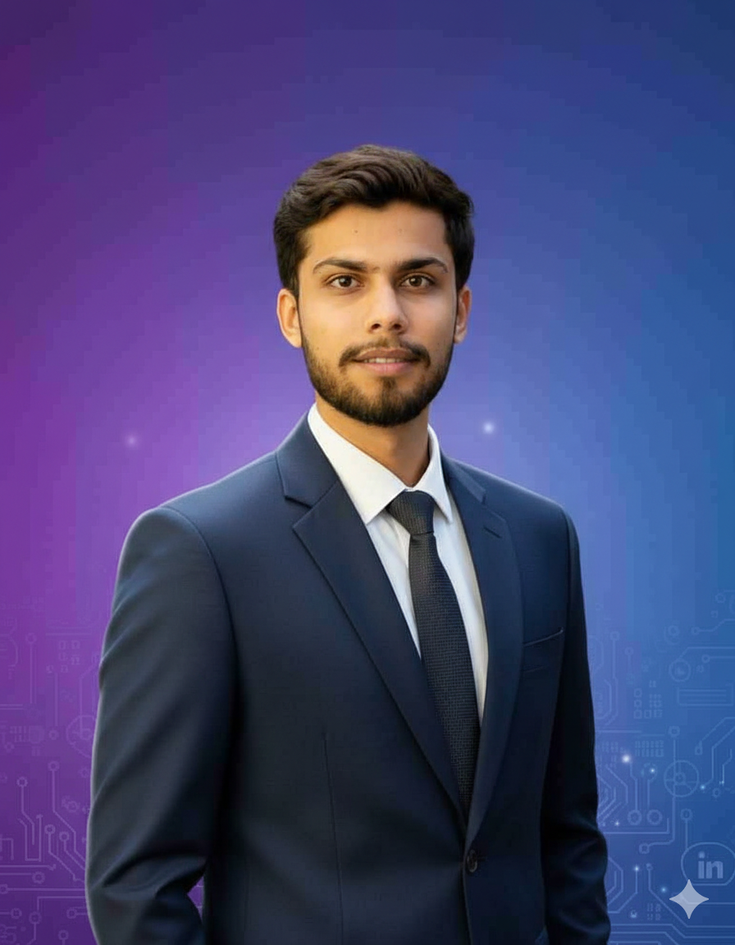
#> input picture assets/profile.png, 735 x 945 px, shrunk from 896 x 1152 before the run, found by its file name
$ python transform_profile.py
#> lines starting #> are read from the running program, lines starting #| are printed output that depends on the picture
import os
from PIL import Image, ImageFilter, ImageChops, ImageEnhance

def transform_image():
    src_path = r"c:\Users\ADMIN\Desktop\Portfolio 2\assets\profile.png"
    dest_path = r"c:\Users\ADMIN\Desktop\Portfolio 2\assets\profile-hero.png"

    if not os.path.exists(src_path):
        print(f"Error: Source image not found at {src_path}")
        return

    print("Loading image...")
    img = Image.open(src_path).convert("RGBA")
#> img is the input picture: PIL image 735x945 RGBA; mean R, G, B, A 70.9, 68.7, 117.3, 255
    width, height = img.size
#> width = 735; height = 945

    # Separate channels
    r, g, b, a = img.split()
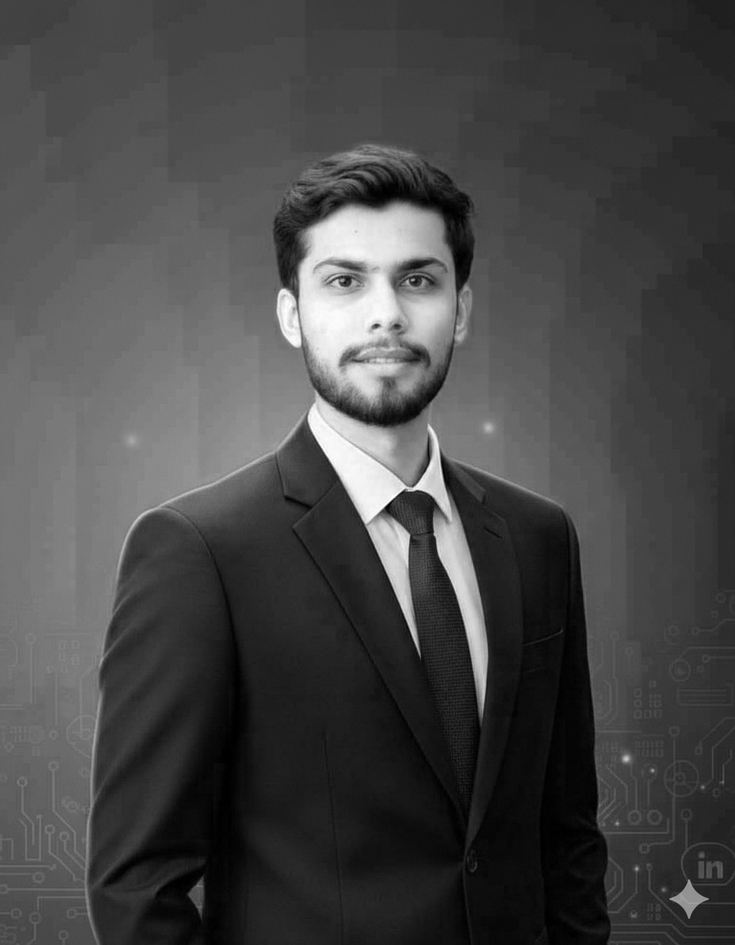
#> r: PIL image 735x945 L; min 0, max 255, mean 70.9
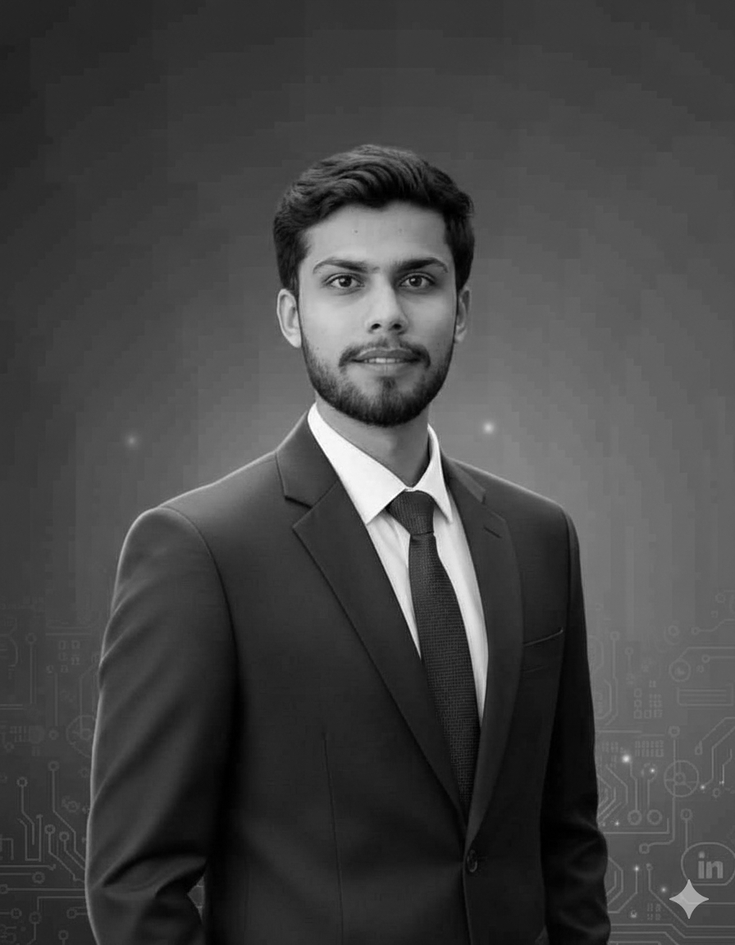
#> g: PIL image 735x945 L; min 0, max 255, mean 68.7
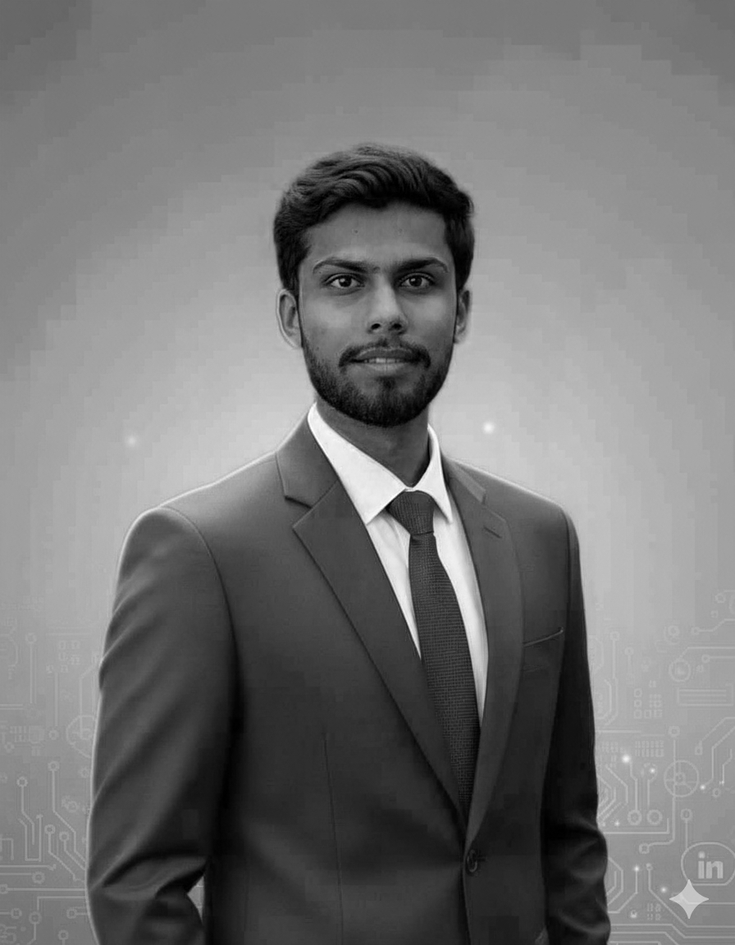
#> b: PIL image 735x945 L; min 0, max 255, mean 117.3
#> a: PIL image 735x945 L; every value is 255

    # 1. Grayscale Conversion (using ITU-R 601-2 luma coefficients)
    print("Converting to grayscale base...")
    l = img.convert("L")

    # Adjust contrast and brightness to ensure deep shadows and clean highlights
    enhancer = ImageEnhance.Contrast(l)
    l_contrast = enhancer.enhance(1.22) # Increase contrast by 22%
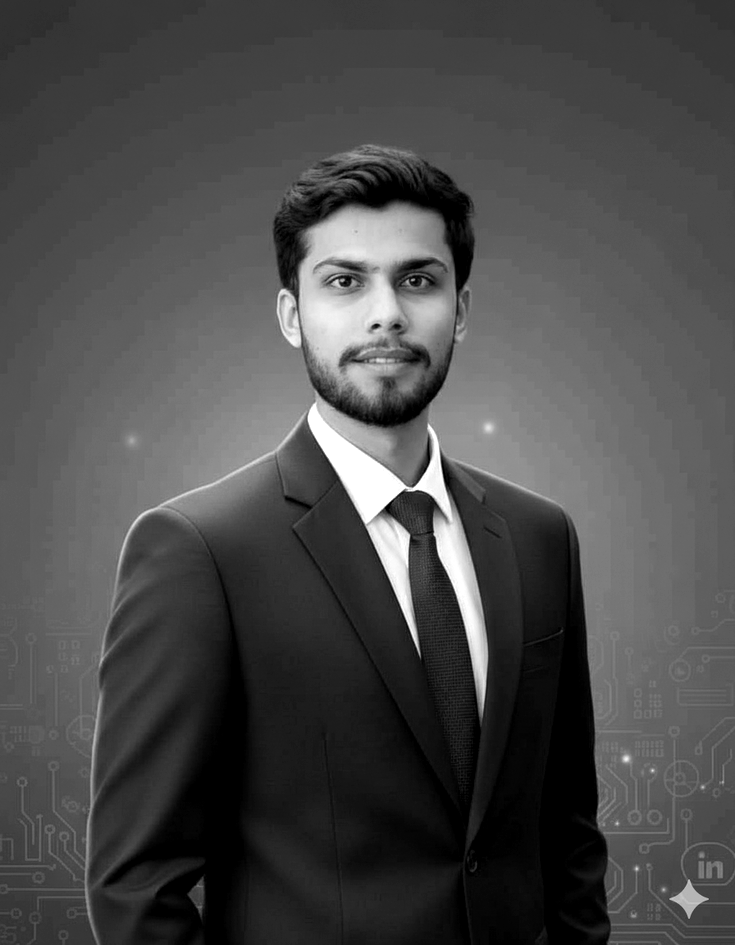
#> l_contrast: PIL image 735x945 L; min 0, max 255, mean 74.6

    enhancer_bright = ImageEnhance.Brightness(l_contrast)
    l_final = enhancer_bright.enhance(1.02) # Slightly raise highlights

    # 2. Apply Warm Duotone Tint
    # Shadows (L=0) -> #121212 (18, 18, 18)
    # Midtones (L=128) -> (128, 128, 128)
    # Highlights (L=255) -> (255, 232, 212) - a very faint warm orange tint
    print("Applying warm duotone tint...")

    # Generate duotone lookup table
    lut_r = []
    lut_g = []
    lut_b = []
    for v in range(256):
        if v < 128:
            t = v / 128.0
            lut_r.append(int(18 + 110 * t))
            lut_g.append(int(18 + 110 * t))
            lut_b.append(int(18 + 110 * t))
        else:
            t = (v - 128) / 127.0
            lut_r.append(int(128 + 127 * t))
            lut_g.append(int(128 + 104 * t)) # G goes to 232
            lut_b.append(int(128 + 84 * t))  # B goes to 212

    r_tinted = l_final.point(lut_r)
    g_tinted = l_final.point(lut_g)
    b_tinted = l_final.point(lut_b)

    img_tinted = Image.merge("RGB", (r_tinted, g_tinted, b_tinted))
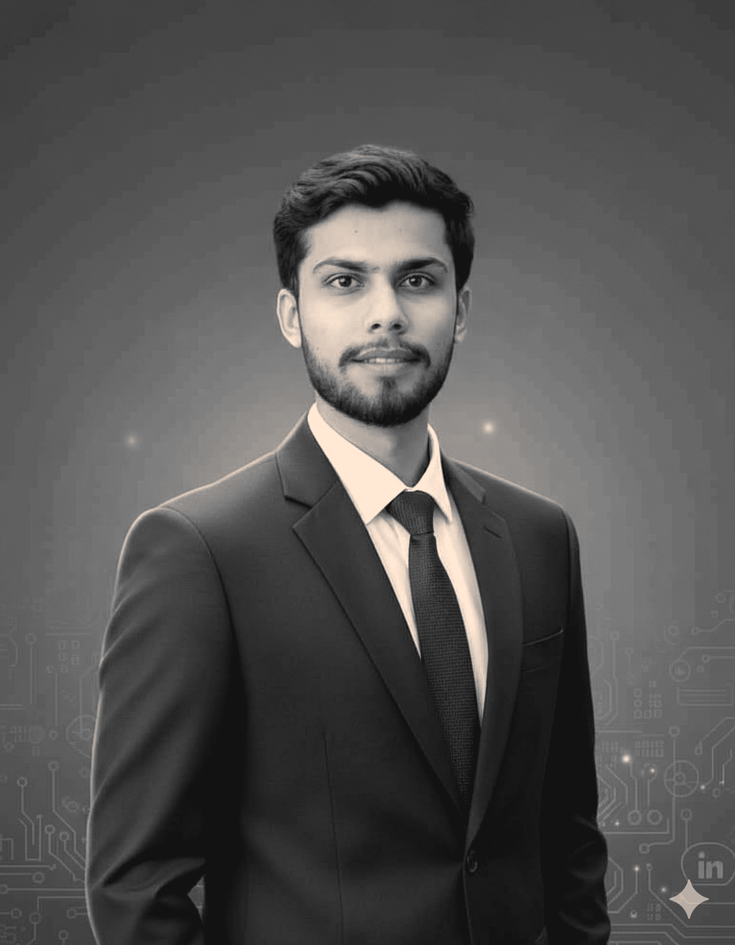
#> img_tinted: PIL image 735x945 RGB; mean R, G, B 83.2, 82.3, 81.6

    # 3. Add Soft Orange (#FF7A1A) Rim Light
    # Shift alpha mask to the right to isolate the left/top edge
    print("Generating rim light mask...")
    dx = 14
    dy = 2

    # Offset shifts the image and wraps it (which is fine since margins are empty)
    a_shifted = ImageChops.offset(a, dx, dy)

    # Edge mask = A - A_shifted (finds the left edge where original is opaque but shifted is transparent)
    edge_mask = ImageChops.subtract(a, a_shifted)
#> edge_mask: PIL image 735x945 L; every value is 0

    # Apply a Gaussian blur to create a soft, natural glow
    glow_mask = edge_mask.filter(ImageFilter.GaussianBlur(radius=18))

    # Multiply by original alpha to keep the glow restricted to the silhouette interior
    final_glow_mask = ImageChops.multiply(glow_mask, a)

    # Scale mask intensity to control the strength of the rim light (0.75 strength)
    scaled_glow_mask = final_glow_mask.point(lambda x: int(x * 0.75))

    # Create solid orange color base (#FF7A1A -> 255, 122, 26)
    orange_solid = Image.new("RGB", (width, height), (255, 122, 26))
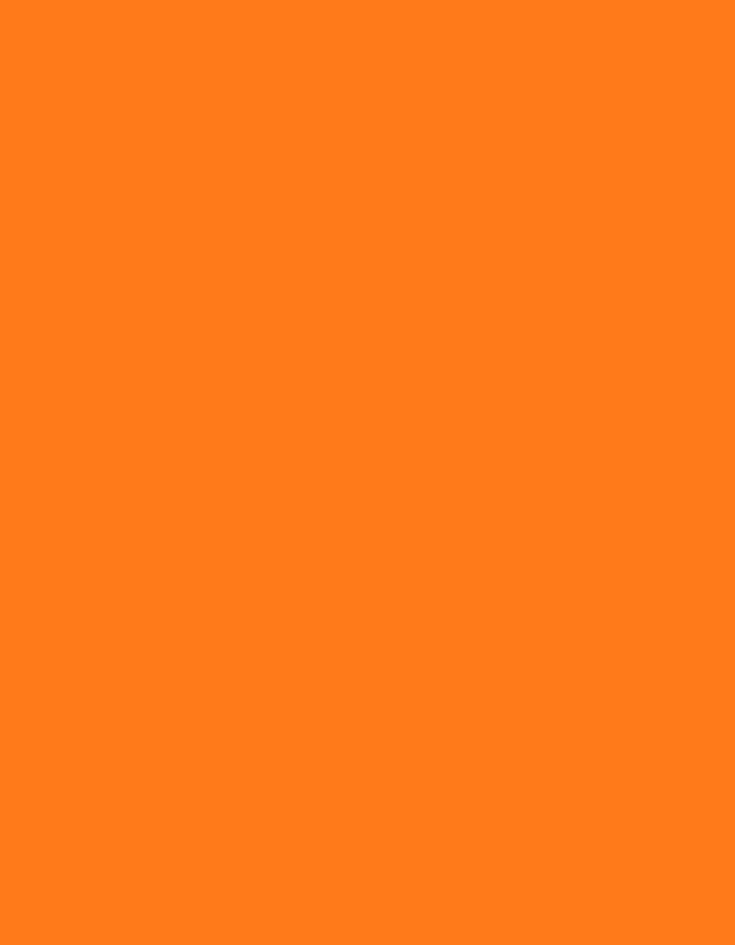
#> orange_solid: PIL image 735x945 RGB; mean R, G, B 255, 122, 26

    # Composite the orange rim light onto the tinted grayscale portrait
    final_rgb = Image.composite(orange_solid, img_tinted, scaled_glow_mask)

    # 4. Re-apply the original alpha channel to preserve background transparency exactly
    print("Re-applying transparency mask...")
    final_rgba = Image.merge("RGBA", (final_rgb.split()[0], final_rgb.split()[1], final_rgb.split()[2], a))

    print(f"Saving final output to {dest_path}...")
    final_rgba.save(dest_path, "PNG")
    print("Image transformation completed successfully!")

if __name__ == "__main__":
    transform_image()
